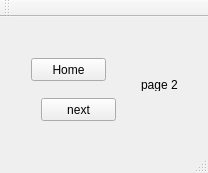
<?xml version="1.0" encoding="UTF-8"?>
<ui version="4.0">
 <class>MainWindow</class>
 <widget class="QMainWindow" name="MainWindow">
  <property name="geometry">
   <rect>
    <x>0</x>
    <y>0</y>
    <width>208</width>
    <height>173</height>
   </rect>
  </property>
  <property name="windowTitle">
   <string>MainWindow</string>
  </property>
  <widget class="QWidget" name="centralWidget">
   <layout class="QGridLayout" name="gridLayout">
    <item row="0" column="0">
     <widget class="QStackedWidget" name="stackedWidget">
      <property name="currentIndex">
       <number>1</number>
      </property>
      <widget class="QWidget" name="page">
       <widget class="QPushButton" name="btnPage1Next">
        <property name="geometry">
         <rect>
          <x>20</x>
          <y>30</y>
          <width>75</width>
          <height>23</height>
         </rect>
        </property>
        <property name="text">
         <string>next</string>
        </property>
       </widget>
       <widget class="QLabel" name="label_2">
        <property name="geometry">
         <rect>
          <x>170</x>
          <y>40</y>
          <width>47</width>
          <height>13</height>
         </rect>
        </property>
        <property name="text">
         <string>Page 1</string>
        </property>
       </widget>
      </widget>
      <widget class="QWidget" name="page_2">
       <widget class="QPushButton" name="btnPage2Home">
        <property name="geometry">
         <rect>
          <x>20</x>
          <y>30</y>
          <width>75</width>
          <height>23</height>
         </rect>
        </property>
        <property name="text">
         <string>Home</string>
        </property>
       </widget>
       <widget class="QPushButton" name="btnPage2Next">
        <property name="geometry">
         <rect>
          <x>30</x>
          <y>70</y>
          <width>75</width>
          <height>23</height>
         </rect>
        </property>
        <property name="text">
         <string>next</string>
        </property>
       </widget>
       <widget class="QLabel" name="label_3">
        <property name="geometry">
         <rect>
          <x>130</x>
          <y>50</y>
          <width>47</width>
          <height>13</height>
         </rect>
        </property>
        <property name="text">
         <string>page 2</string>
        </property>
       </widget>
      </widget>
      <widget class="QWidget" name="page_3">
       <widget class="QPushButton" name="btnPage3Home">
        <property name="geometry">
         <rect>
          <x>20</x>
          <y>20</y>
          <width>75</width>
          <height>23</height>
         </rect>
        </property>
        <property name="text">
         <string>Home</string>
        </property>
       </widget>
       <widget class="QLabel" name="label">
        <property name="geometry">
         <rect>
          <x>60</x>
          <y>70</y>
          <width>47</width>
          <height>13</height>
         </rect>
        </property>
        <property name="text">
         <string>Page3</string>
        </property>
       </widget>
      </widget>
     </widget>
    </item>
   </layout>
  </widget>
  <widget class="QMenuBar" name="menuBar">
   <property name="geometry">
    <rect>
     <x>0</x>
     <y>0</y>
     <width>208</width>
     <height>21</height>
    </rect>
   </property>
  </widget>
  <widget class="QToolBar" name="mainToolBar">
   <attribute name="toolBarArea">
    <enum>TopToolBarArea</enum>
   </attribute>
   <attribute name="toolBarBreak">
    <bool>false</bool>
   </attribute>
  </widget>
  <widget class="QStatusBar" name="statusBar"/>
 </widget>
 <layoutdefault spacing="6" margin="11"/>
 <resources/>
 <connections/>
</ui>
